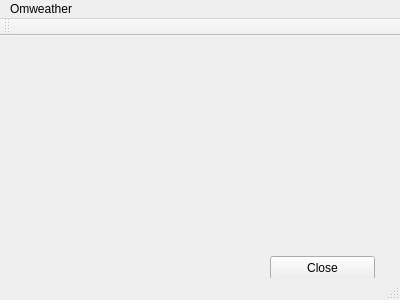
<?xml version="1.0" encoding="UTF-8"?>
<ui version="4.0">
 <class>MainWindow</class>
 <widget class="QMainWindow" name="MainWindow">
  <property name="geometry">
   <rect>
    <x>0</x>
    <y>0</y>
    <width>400</width>
    <height>300</height>
   </rect>
  </property>
  <property name="windowTitle">
   <string>MainWindow</string>
  </property>
  <widget class="QWidget" name="centralWidget">
   <widget class="QPushButton" name="pushButton">
    <property name="geometry">
     <rect>
      <x>270</x>
      <y>220</y>
      <width>105</width>
      <height>24</height>
     </rect>
    </property>
    <property name="text">
     <string>Close</string>
    </property>
   </widget>
  </widget>
  <widget class="QMenuBar" name="menuBar">
   <property name="geometry">
    <rect>
     <x>0</x>
     <y>0</y>
     <width>400</width>
     <height>21</height>
    </rect>
   </property>
   <widget class="QMenu" name="menuOmweather">
    <property name="title">
     <string>Omweather</string>
    </property>
   </widget>
   <addaction name="menuOmweather"/>
  </widget>
  <widget class="QToolBar" name="mainToolBar">
   <attribute name="toolBarArea">
    <enum>TopToolBarArea</enum>
   </attribute>
   <attribute name="toolBarBreak">
    <bool>false</bool>
   </attribute>
  </widget>
  <widget class="QStatusBar" name="statusBar"/>
 </widget>
 <layoutdefault spacing="6" margin="11"/>
 <resources/>
 <connections>
  <connection>
   <sender>pushButton</sender>
   <signal>clicked()</signal>
   <receiver>MainWindow</receiver>
   <slot>close()</slot>
   <hints>
    <hint type="sourcelabel">
     <x>322</x>
     <y>260</y>
    </hint>
    <hint type="destinationlabel">
     <x>199</x>
     <y>149</y>
    </hint>
   </hints>
  </connection>
 </connections>
</ui>
